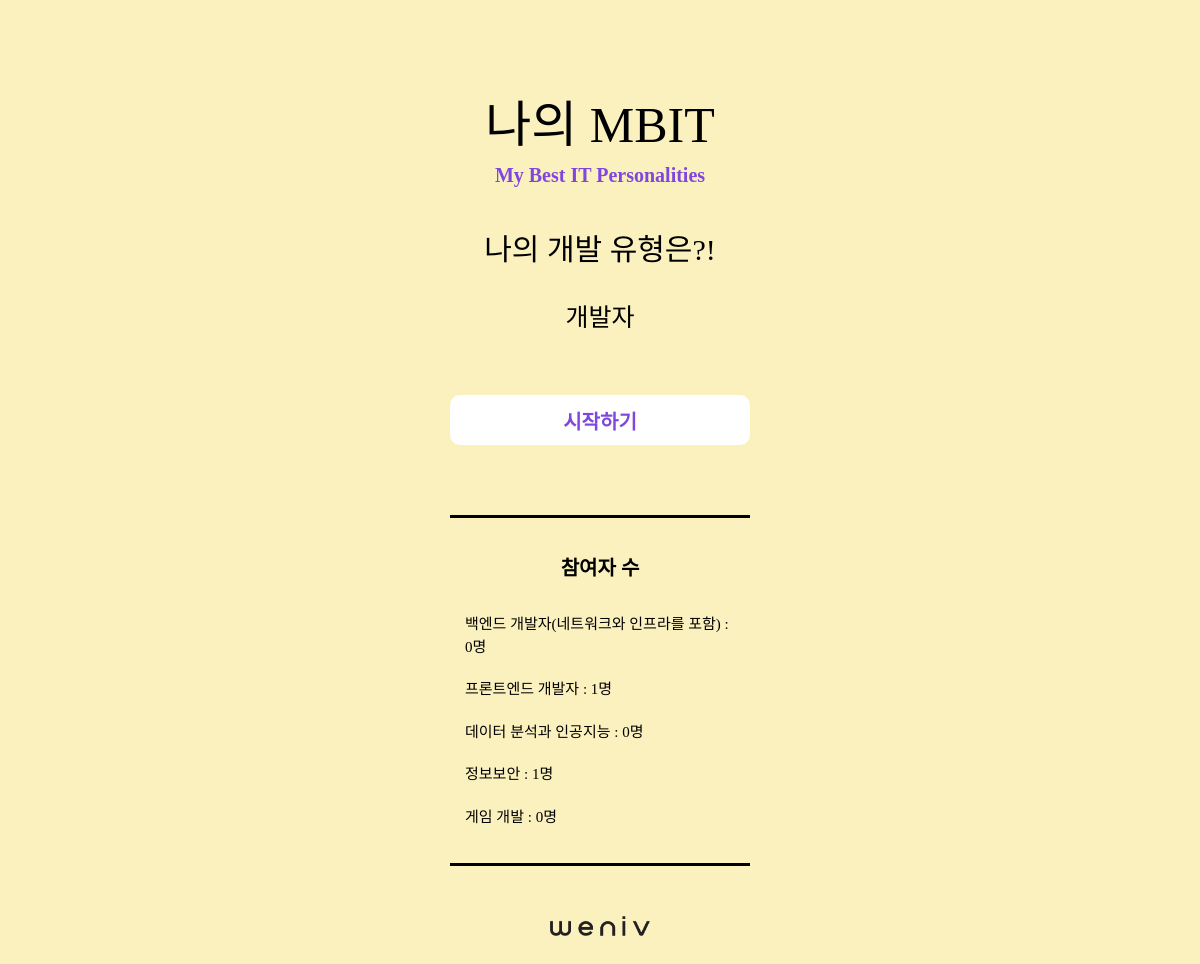
The app's page /, older data.
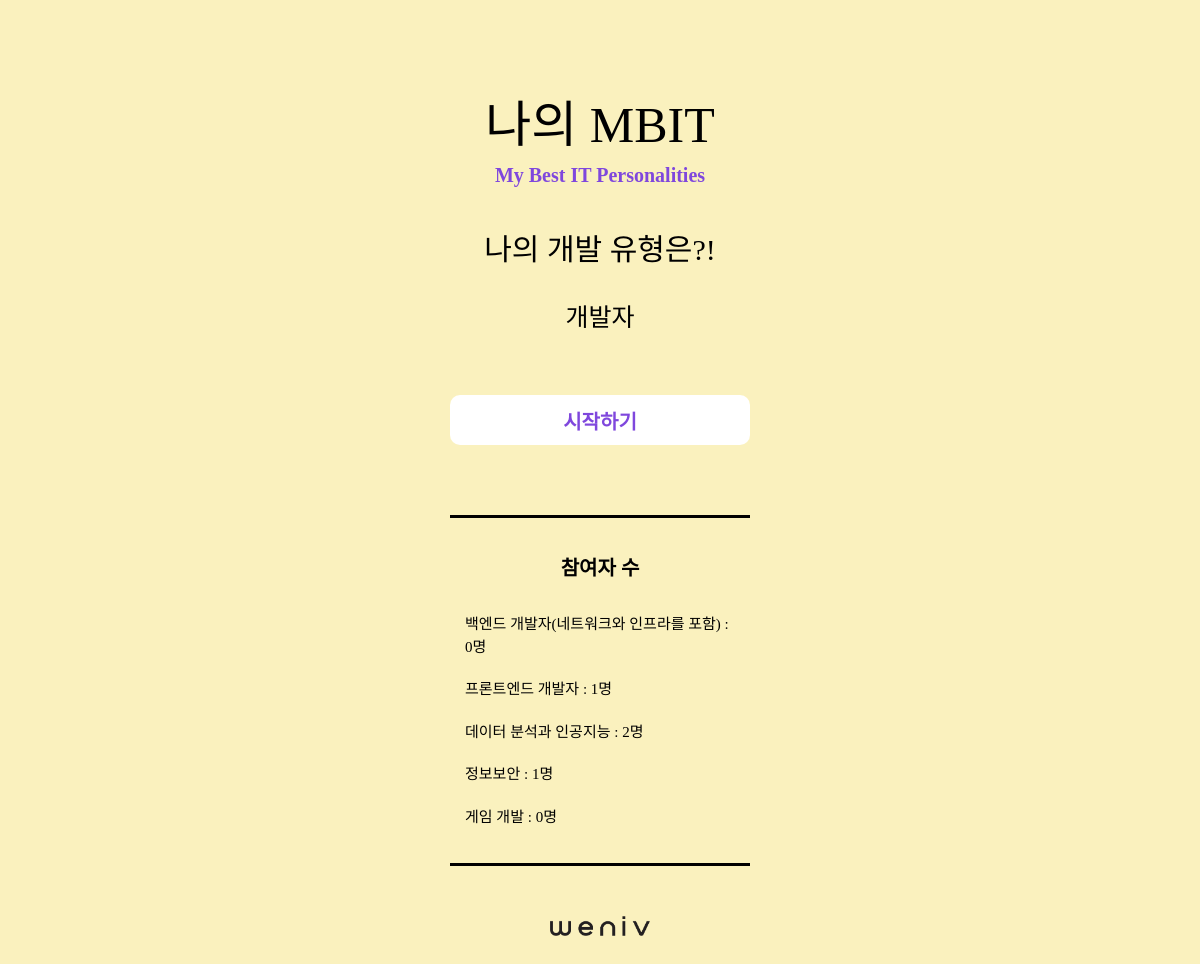
The same page, newer data.
### main/models.py (models this page shows, shortened)
class Developer(models.Model):
    name = models.CharField(max_length=50)
    count = models.IntegerField(default=0)
    data = models.JSONField()

### main/views.py (the view)
# urls.py: path('', views.index),
def index(request):
    developers = Developer.objects.all() # Developer에 입력된 모든 값을 가져옴/ get()은 1개만 가져옴
    context = {
        'developers' : developers,
    }
    return render(request, 'index.html', context=context)

### main/templates/index.html (shortened to what this page needs)
{% load static %}
<!DOCTYPE html>
<html lang="en">
<head>
    <link rel="stylesheet" type="text/css" href="{% static 'css/reset.css' %}">
    <link rel="stylesheet" type="text/css" href="{% static 'css/style.css' %}">
</head>
<body>
    <section id="main_contents">
        <div class="wrapper">
            <div class="title">
                <h3 class="main_title">나의 MBIT</h3>
                <h3 class="sub_title">My Best IT Personalities</h3>
            </div>
            <div class="intro">
                <h1>나의 개발 유형은?!</h1>
                <div class="type">
                    <ul class="type_list">
                        <li>개발자</li>
                    </ul>
                </div>
            </div>
            <div class="button">
                <a href="/form/">
                    <button class="start" type="button">시작하기</button>
                </a>
            </div>
            <div class="result_data">
                <div class="data_wrap">
                    <h3>참여자 수</h3>
                    <ul>
                    {% for developer in developers %}
                    <li>{{ developer.name}} : {{ developer.count }}명</li>
                {% endfor %}
                    </ul>
                </div>
            </div>
            <div class="weniv">
                <a href="http://www.paullab.co.kr">
                    <img src="{% static 'image/weniv_logo_black.png' %}" alt="weniv">
                </a>
            </div>
        </div>
    </section>
</body>
</html>

### main/static/css/style.css (style rules this page uses)
html { width: 100%; height: 100%; }
body { width: 100%; height: 100%; background-color: #faf1be; color: #000; font-family: "NEXON Lv1 Gothic OTF"; }
#main_contents { display: flex; justify-content: center; width: 100%; height: 100%; margin-top: 100px; }
#main_contents .wrapper { display: flex; flex-direction: column; width: 100%; height: 100%; max-width: 500px; }
.title { text-align: center; padding-bottom: 50px; }
.main_title { font-family: "GmarketSansBold"; font-size: 50px; padding-bottom: 15px; }
.sub_title { font-size: 20px; font-weight: bold; color: #7f47dd; }
.intro { text-align: center; padding-bottom: 40px; }
.intro h1 { font-size: 30px; padding-bottom: 15px; }
.type { font-size: 25px; line-height: 3em; height: 3em; overflow:hidden; }
.type_list { animation: rotate 7s infinite }
.button { text-align: center; padding-bottom: 50px; }
.button button { width : 300px; height: 50px; padding: 5px; border-style: none; border-radius: 10px; font-family : "NEXON Lv1 Gothic OTF"; font-size: 20px; font-weight: bold; background-color: #fff; color: #7f47dd; cursor: pointer; margin-bottom: 20px; }
.result_data { display: flex; justify-content: center; }
.result_data .data_wrap { width: 270px; padding: 15px; border-top: 3px solid #000; border-bottom: 3px solid #000; line-height: 1.5; margin-bottom: 50px; }
.result_data h3 { text-align: center; font-size: 20px; font-weight: bold; padding: 20px 0 30px; }
.result_data li { font-size: 15px; padding-bottom: 20px; }
.weniv { display: flex; justify-content: center; padding-bottom: 50px; }
.weniv a { width: 100px; }
.weniv img { width: 100%; height: auto; }

Row changes from the older to the newer data that the page shows:
changed Developer "데이터 분석과 인공지능": count "0" → "2"
